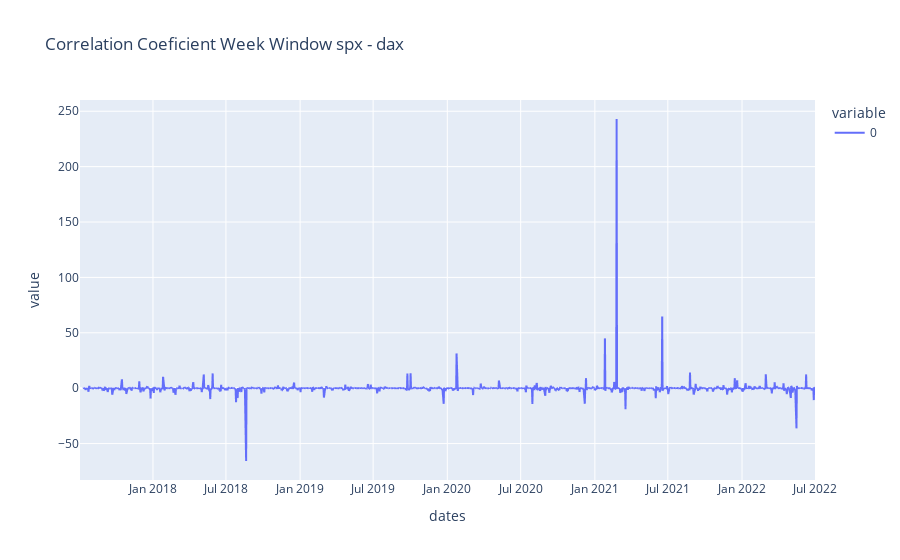
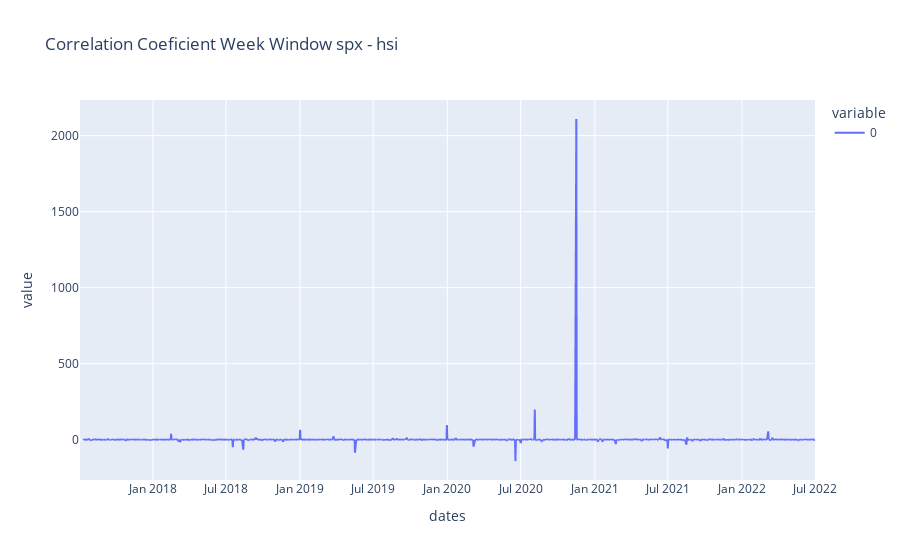
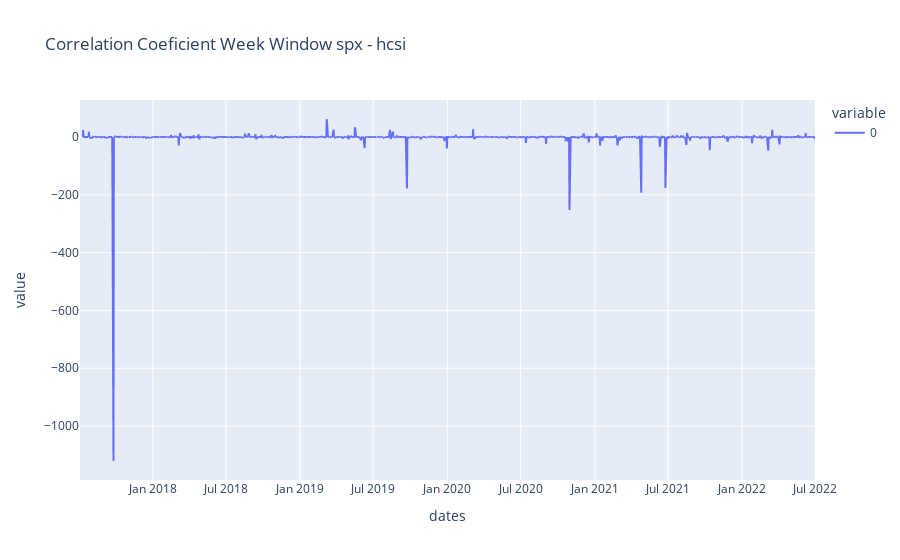
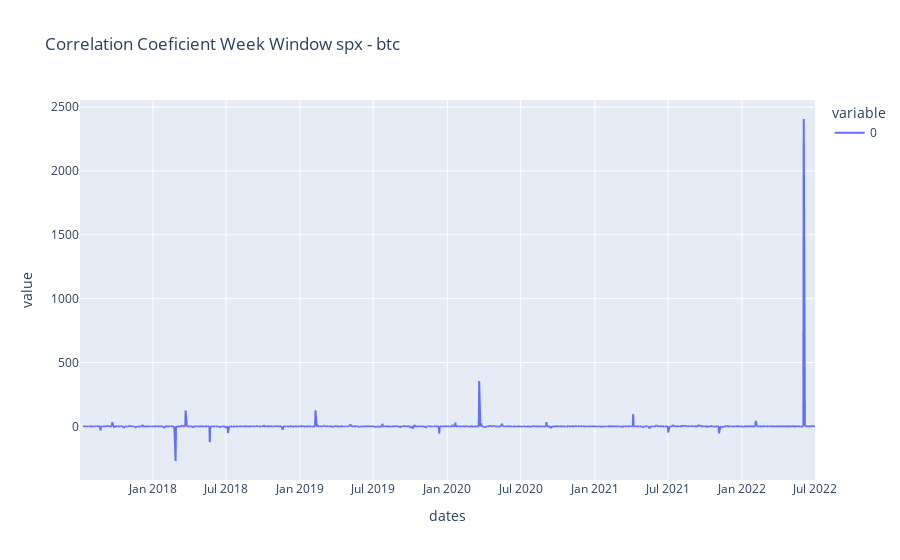

Source (notebook cell) for these figures, in order:
### Code cell
#Compute percetgae change plot from weekly correlation window

week_window_SPX_DAX_pc= week_window_SPX_DAX.pct_change()
week_window_SPX_HSI_pc=week_window_SPX_HSI.pct_change()
week_window_SPX_HCSI_pc=week_window_SPX_HCSI.pct_change()
week_window_SPX_BCT_pc=week_window_SPX_BCT.pct_change()
week_window_SPX_OIL_pc=week_window_SPX_OIL.pct_change()
week_window_SPX_YIELD2Y_pc=week_window_SPX_YIELD2Y.pct_change()
week_window_SPX_YIELD10Y_pc=week_window_SPX_YIELD10Y.pct_change()
week_window_SPX_XAU_pc=week_window_SPX_XAU.pct_change()     



week_windows_pct_changes = [
(week_window_SPX_DAX_pc, 'dax'),
(week_window_SPX_HSI_pc, 'hsi'),
(week_window_SPX_HCSI_pc, 'hcsi'),
(week_window_SPX_BCT_pc, 'btc'),
(week_window_SPX_OIL_pc, 'oil'),
(week_window_SPX_YIELD2Y_pc, 'yield2y'),
(week_window_SPX_YIELD10Y_pc, 'yiedl10y'),
(week_window_SPX_XAU_pc, 'xau')      
]


for week_window_pct_change in week_windows_pct_changes:
    df, tick = week_window_pct_change
    fig = px.line(df, title=f"Correlation Coeficient Week Window spx - {tick}")
    fig.show()

### Figure 1 — Plotly figure (JSON) as saved in the notebook; plotly's stock layout.template omitted (floating-point values rounded to 4 significant figures; data arrays with more than 128 entries replaced by an {"elided": "..."} marker saying what was removed)
{"data": [{"hovertemplate": "variable=0<br>dates=%{x}<br>value=%{y}<extra></extra>", "legendgroup": "0", "line": {"color": "#636efa", "dash": "solid"}, "marker": {"symbol": "circle"}, "mode": "lines", "name": "0", "showlegend": true, "type": "scattergl", "x": {"elided": "1304 str values"}, "xaxis": "x", "y": {"elided": "1304 float values"}, "yaxis": "y"}], "layout": {"legend": {"title": {"text": "variable"}, "tracegroupgap": 0}, "title": {"text": "Correlation Coeficient Week Window spx - dax"}, "xaxis": {"anchor": "y", "domain": [0, 1], "title": {"text": "dates"}}, "yaxis": {"anchor": "x", "domain": [0, 1], "title": {"text": "value"}}}}

### Figure 2 — Plotly figure (JSON) as saved in the notebook; plotly's stock layout.template omitted (floating-point values rounded to 4 significant figures; data arrays with more than 128 entries replaced by an {"elided": "..."} marker saying what was removed)
{"data": [{"hovertemplate": "variable=0<br>dates=%{x}<br>value=%{y}<extra></extra>", "legendgroup": "0", "line": {"color": "#636efa", "dash": "solid"}, "marker": {"symbol": "circle"}, "mode": "lines", "name": "0", "showlegend": true, "type": "scattergl", "x": {"elided": "1304 str values"}, "xaxis": "x", "y": {"elided": "1304 float values"}, "yaxis": "y"}], "layout": {"legend": {"title": {"text": "variable"}, "tracegroupgap": 0}, "title": {"text": "Correlation Coeficient Week Window spx - hsi"}, "xaxis": {"anchor": "y", "domain": [0, 1], "title": {"text": "dates"}}, "yaxis": {"anchor": "x", "domain": [0, 1], "title": {"text": "value"}}}}

### Figure 3 — Plotly figure (JSON) as saved in the notebook; plotly's stock layout.template omitted (floating-point values rounded to 4 significant figures; data arrays with more than 128 entries replaced by an {"elided": "..."} marker saying what was removed)
{"data": [{"hovertemplate": "variable=0<br>dates=%{x}<br>value=%{y}<extra></extra>", "legendgroup": "0", "line": {"color": "#636efa", "dash": "solid"}, "marker": {"symbol": "circle"}, "mode": "lines", "name": "0", "showlegend": true, "type": "scattergl", "x": {"elided": "1304 str values"}, "xaxis": "x", "y": {"elided": "1304 float values"}, "yaxis": "y"}], "layout": {"legend": {"title": {"text": "variable"}, "tracegroupgap": 0}, "title": {"text": "Correlation Coeficient Week Window spx - hcsi"}, "xaxis": {"anchor": "y", "domain": [0, 1], "title": {"text": "dates"}}, "yaxis": {"anchor": "x", "domain": [0, 1], "title": {"text": "value"}}}}

### Figure 4 — Plotly figure (JSON) as saved in the notebook; plotly's stock layout.template omitted (floating-point values rounded to 4 significant figures; data arrays with more than 128 entries replaced by an {"elided": "..."} marker saying what was removed)
{"data": [{"hovertemplate": "variable=0<br>dates=%{x}<br>value=%{y}<extra></extra>", "legendgroup": "0", "line": {"color": "#636efa", "dash": "solid"}, "marker": {"symbol": "circle"}, "mode": "lines", "name": "0", "showlegend": true, "type": "scattergl", "x": {"elided": "1304 str values"}, "xaxis": "x", "y": {"elided": "1304 float values"}, "yaxis": "y"}], "layout": {"legend": {"title": {"text": "variable"}, "tracegroupgap": 0}, "title": {"text": "Correlation Coeficient Week Window spx - btc"}, "xaxis": {"anchor": "y", "domain": [0, 1], "title": {"text": "dates"}}, "yaxis": {"anchor": "x", "domain": [0, 1], "title": {"text": "value"}}}}
